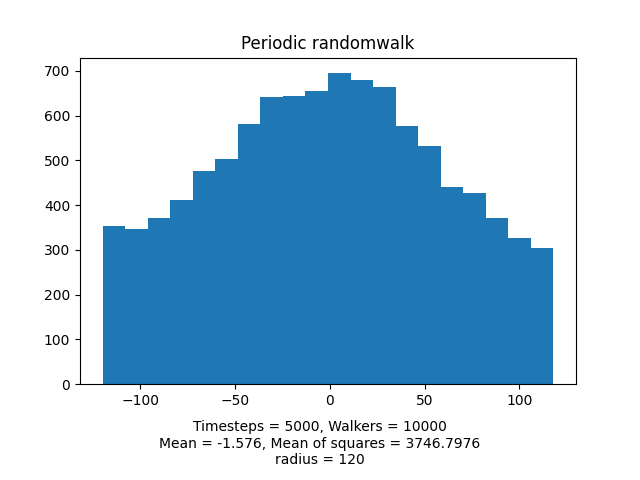

Write Python code to recreate this figure.
import numpy as np
import matplotlib.pyplot as plt

T = 5000
nWalkers = 10000
radius = 120


pos = []
for i in range(nWalkers):
    steps = np.random.choice([-1,1], T)
    pos.append(np.sum(steps))

pos = np.array(pos)
pos = (pos + radius) % (2*radius) - radius


mean = np.mean(pos)
meanOfSquared = np.mean(np.square(pos))

plt.title("Periodic randomwalk")
info = f"""
Timesteps = {T}, Walkers = {nWalkers}
Mean = {mean}, Mean of squares = {meanOfSquared}
radius = {radius}
"""
plt.subplots_adjust(bottom=0.2)
plt.figtext(0.5, 0.0, info, ha="center")
plt.hist(pos, 20)
plt.show()
